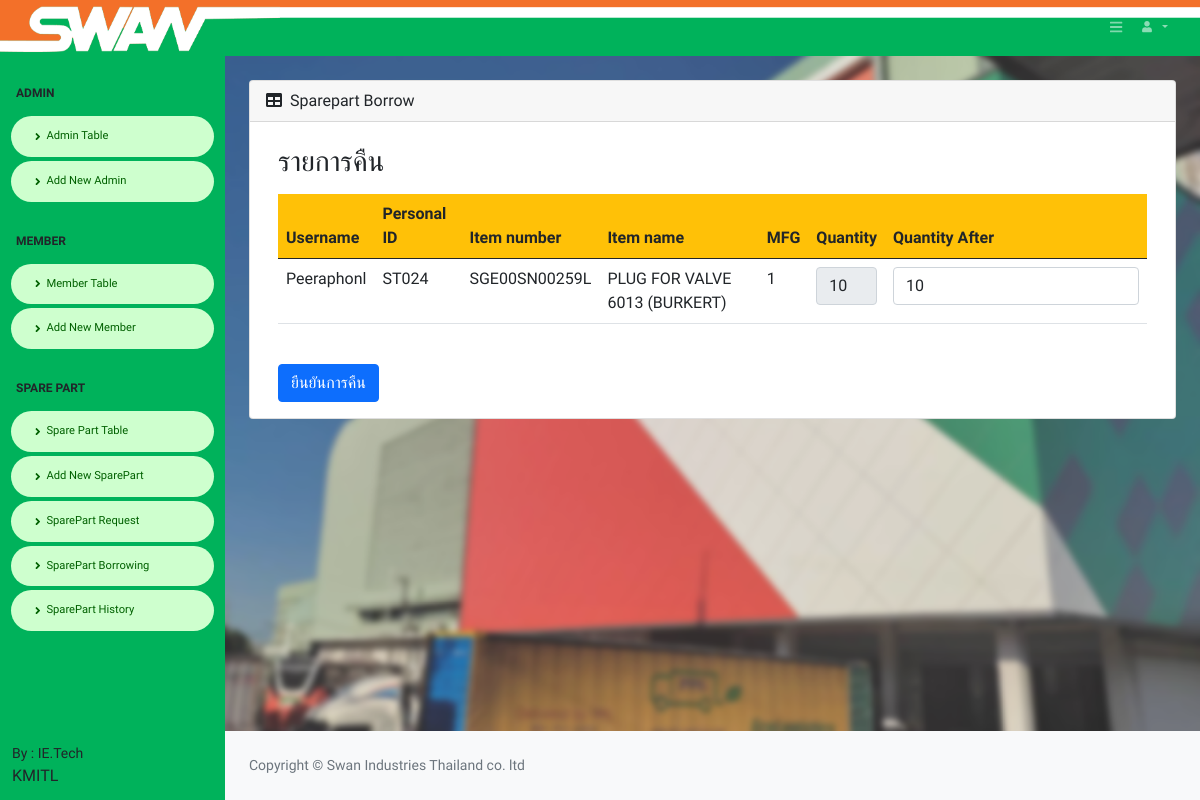
/admin_Finished_sparepart.php?ID=15 (signed in), run on the app's committed database.
### tables this page shows
CREATE TABLE `tbl_borrow_sparepart` (
  `B_id` int(11) NOT NULL,
  `B_ItemID` int(11) NOT NULL,
  `B_user` varchar(100) NOT NULL,
  `B_userID` varchar(100) NOT NULL,
  `B_Item_number` varchar(100) NOT NULL,
  `B_Item_name` varchar(100) NOT NULL,
  `B_Mfg` varchar(100) NOT NULL,
  `B_Item_quantity` varchar(100) NOT NULL,
  `B_Status` varchar(100) NOT NULL,
  `date_borrow` date NOT NULL DEFAULT current_timestamp(),
  `date_return` date NOT NULL DEFAULT current_timestamp(),
  `date_return_True` date NOT NULL
);

### admin_Finished_sparepart.php (the view, shortened to what this page needs)
<!DOCTYPE html>
<html lang="en">
    <?php include('h_admin.php');?>
    <body class="sb-nav-fixed">
    <?php include('condb.php');
    $B_id = $_REQUEST["ID"];
    $sql = "SELECT * FROM tbl_borrow_sparepart WHERE B_id='$B_id' ";
    $result = mysqli_query($con, $sql) or die ("Error in query: $sql " . mysqli_error());
    $row = mysqli_fetch_array($result);
    extract($row);
  ?>
  <?php include('nav_admin.php');?>
    <div id="layoutSidenav_content">
                <main>
                    <br>
                    <div class="container-fluid px-4">
                        <div class="card mb-4">
                            <div class="card-header">
                                <i class="fas fa-table me-1"></i>
                                Sparepart Borrow
                            </div>
                            <div class="card-body">
<form  name="sparepart" action="admin_Finished_sparepart_db.php" method="POST" id="member" class="form-horizontal">
                                <div class="container">
                                <label for="colFormLabelSm" class="col-sm-5 col-form-label "><h3>รายการคืน</h3></label>
                                <table class="table">
  <thead class="bg-warning">
    <tr>
      <th scope="col">Username</th>
      <th scope="col">Personal ID</th>
      <th scope="col">Item number</th>
      <th scope="col">Item name</th>
      <th scope="col">MFG</th>
      <th scope="col">Quantity</th>
      <th scope="col">Quantity After</th>
    </tr>
  </thead>
  <tbody>
  <tr>
      <td><?=$B_user;?></td>
      <td><?=$B_userID;?></td>
      <td><?=$B_Item_number;?></td>
      <td><?=$B_Item_name;?></td>
      <td><?=$B_Mfg;?></td>
      <td>
      <div class="input-group-prepend">
          <div name="date_borrow" class="input-group-text" id="date_borrow"><?=$B_Item_quantity;?></div>
        </div>
    </div> </td>
    <td> <input name="Quantity2" type="text" required class="form-control2" id="Quantity2"  value="<?=$B_Item_quantity;?>"  placeholder="Quantity"></td>
  <br>
  <button type="submit" class="btn btn-primary">ยืนยันการคืน</button>
</form>
</div>
                            </div>
                        </div>
                    </div>
              <?php include('footer.php');?>
            </div>
        </div>
    </body>
</html>

### css/color.css (style rules this page uses)
body { font-family: 'Varela Round', sans-serif; }

### data on the page
tbl_borrow_sparepart: B_user "Peeraphonl", B_userID "ST024", B_Item_number "SGE00SN00259L", B_Item_name "PLUG FOR VALVE 6013 (BURKERT)", B_Mfg "1", B_Item_quantity "10", Quantity2 "10"
